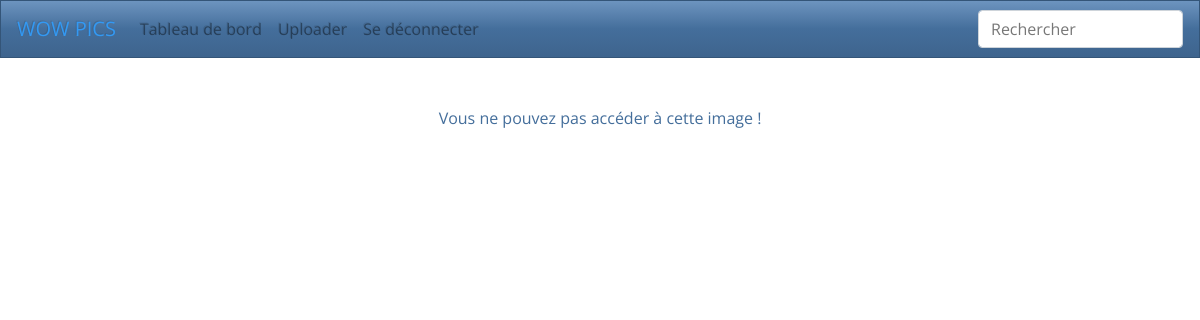
Before: /v1.00/index.php?action=PagePicture&Picture=42 (signed in) with the older database file.
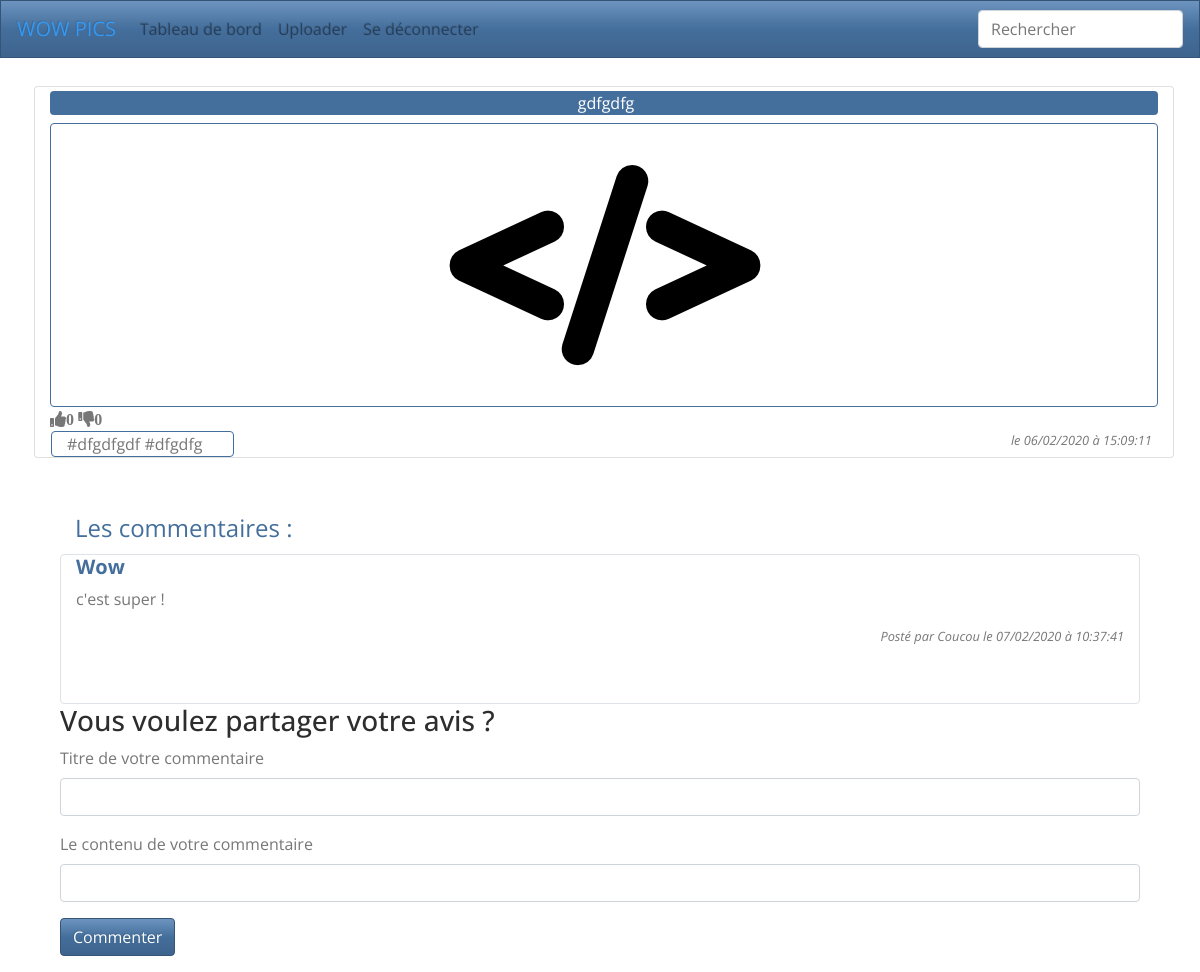
After: the same page with the newer database file.
### tables this page shows
CREATE TABLE `picture` (
  `idPicture` int(11) NOT NULL,
  `fileName` varchar(255) NOT NULL,
  `status` varchar(30) NOT NULL DEFAULT 'private',
  `link` varchar(255) NOT NULL,
  `tags` text NOT NULL,
  `dateUpload` datetime NOT NULL DEFAULT CURRENT_TIMESTAMP,
  `idUser` int(11) NOT NULL,
  `urlAnonymous` text
);

CREATE TABLE `comment` (
  `idComment` int(11) NOT NULL,
  `title` varchar(255) NOT NULL,
  `content` text NOT NULL,
  `dateComment` datetime NOT NULL DEFAULT CURRENT_TIMESTAMP,
  `idUser` int(11) NOT NULL,
  `idPicture` int(11) NOT NULL
);

### v1.00/AutoLoader.php (called while the page is built, shortened)
<?php
 class AutoLoader
 {
    static function autoLoad($className)
    {
        $directories = array("controller", "model", "view", "model/Entity", "model/EntityManager", "Helpers");
        foreach($directories as $directory)
        {
            $file = $directory .'\\' . $className . '.php';
        }
    }
 }

### v1.00/Model/Modele.php (called while the page is built, shortened)
<?php
Abstract class Modele
{
  protected function executeReq($req, $params = null)
  {
   $bdd = Database::getInstance() -> getConnection();
    if($params == null)
    {
      $res = $bdd->query($req);
    }
    else
    {
      $res = $bdd->prepare($req);
      $res->execute($params);
    }
    return $res;
  }
  function hydrate(array $donnees){
    foreach ($donnees as $key => $value ){
        $method = 'set'.ucfirst($key);
    }
  }
}

### v1.00/Model/EntityManager/PictureManager.php (called while the page is built, shortened)
<?php
class PictureManager extends Modele
{
    public function getPublicPicture($idPicture)
    {
        $req = "SELECT * from picture WHERE status='public' AND idPicture=?";
        $res = $this->executeReq($req,array($idPicture));
        $res = $res->fetch(PDO::FETCH_ASSOC);
        if($res !== false)
        {
            $picture = new Picture();
            $picture->hydrate($res);
            return $picture;
        }
        else {
            return false;
        }
    }
}

### v1.00/Model/Entity/Picture.php (called while the page is built, shortened)
<?php
class Picture extends Modele {
    private $idPicture;
    private $filename;
    private $link;
    private $tags;
    private $dateUpload;
    public function getIdPicture()
    {
        return $this->idPicture;
    }
    public function setIdPicture($idPicture)
    {
        $this->idPicture = $idPicture;
        return $this;
    }
    public function getFilename()
    {
        return $this->filename;
    }
    public function setFilename($filename)
    {
        $this->filename = $filename;
        return $this;
    }
    public function setStatus($status)
    {
        return $this;
    }
    public function getLink()
    {
        return $this->link;
    }
    public function setLink($link)
    {
        $this->link = $link;
        return $this;
    }
    public function getTags()
    {
        return $this->tags;
    }
    public function setTags($tags)
    {
        $this->tags = $tags;
        return $this;
    }
    public function getDateUpload()
    {
        return $this->dateUpload;
    }
    public function setDateUpload($dateUpload)
    {
        $this->dateUpload = $dateUpload;
        return $this;
    }
    public function setIdUser($idUser)
    {
            return $this;
    }
     public function setUrlAnonymous($urlAnonymous)
     {
             return $this;
     }
}

### v1.00/Model/EntityManager/CommentManager.php (called while the page is built, shortened)
<?php
class CommentManager extends Modele
{
    public function getCommentsByPicture($idPicture) {
        $req = "SELECT * FROM comment WHERE idPicture = ? ";
        $res = $this->executeReq($req,array($idPicture));
        $comments = [];
        while($donnes =$res->fetch(PDO::FETCH_ASSOC))
        {
            $comment = new Comment();
            $comment->hydrate($donnes);
            $comments[] = $comment;
        }
        return $comments;
    }
}

### v1.00/Model/Entity/Comment.php (called while the page is built, shortened)
<?php
class Comment extends Modele {
private $title;
private $content;
private $dateComment;
public function setIdComment($idComment)
{
return $this;
}
public function getTitle()
{
return $this->title;
}
public function setTitle($title)
{
$this->title = $title;
return $this;
}
public function getContent()
{
return $this->content;
}
public function setContent($content)
{
$this->content = $content;
return $this;
}
public function getDateComment()
{
return $this->dateComment;
}
public function setDateComment($dateComment)
{
$this->dateComment = $dateComment;
return $this;
}
public function setIdPicture($idPicture)
{
return $this;
}
public function setIdUser($idUser)
{
return $this;
}
}

### v1.00/View/Picture.html.php (the view, shortened to what the changed rows need)
<head>
  <link rel="stylesheet" href="Css/bootstrap.min.css">
  <link rel="stylesheet" href="Css/style.css">
</head>
<main class="container mt-4">
    <div class="row">
        <div class="col-12 card m-1 pt-1">
            <div class="d-flex align-items-center text-white bg-primary rounded pl-1 ">
                <p class="mx-auto my-auto"><?php echo $picture->getFilename(); ?></p>
            </div>
            <div>
                <div class="border border-primary rounded mt-2 pl-1 text-center">
                    <img class="img-fluid" src="<?php echo $picture->getLink(); ?>" alt="picture"/>
                </div>
                <div>
                    <i class="fas fa-thumbs-up" id="like<?php echo $picture->getIdPicture(); ?>"><span id="spanlike<?php echo $picture->getIdPicture() ?>"><?php echo $VoteLike;?></i>
                    <i class="fas fa-thumbs-down" id="dislike<?php echo $picture->getIdPicture(); ?>"><span id="spandislike<?php echo $picture->getIdPicture() ?>"><?php echo $VoteDislike;?></i>
                </div>
            </div>
            <div class="row">
                <div>
                    <p class="border border-primary rounded mt-2 ml-3 my-auto col-12"><?php $tags = $picture->getTags();
                                $tags = explode(",",$tags);
                                for($i = 0 ; $i <count($tags); $i++)
                                {
                                    echo '#'. $tags[$i] . " ";
                                }
                        ?>
                    </p>
                </div>
                <div class="font-italic text-right small col-10">
                    <?php  $datetime = DateTime::createFromFormat("Y-m-d H:i:s", $picture->getDateUpload());
                            echo "le " . $datetime->format("d/m/Y à H:i:s"); ?>
                </div>
            </div>
        </div>
    </div>
    <div class="container pt-5">
            <?php if($CommentCount > 0)
            {?>
               <legend  class="col-md-6 text-primary">Les commentaires : </legend>
               <div class="groupe-commentaire form group border rounded">
            <?php
                forEach($comments as $comment)
                { ?>
                    <div class ="col-12 overflow-x:scroll">
                        <h5 class="font-weight-bold text text-primary"> <?php echo $comment['comment']->getTitle(); ?> </h5>
                        <p > <?php echo $comment['comment']->getContent(); ?></p>
                        <p class="font-italic text-right small"> Posté par <?php echo $comment['userComment']; ?> le
                        <?php  $datetime = DateTime::createFromFormat("Y-m-d H:i:s", $comment['comment']->getDateComment());
                                echo $datetime->format("d/m/Y à H:i:s"); ?></p>
                    </div>
            <?php }
            }
                else
                    {echo "<p> Pas encore de commentaires ! </p>";} ?>
    </div>
    <form method="POST" action="index.php?action=Commenter">
        <h3>Vous voulez partager votre avis ? </h3>
        <div class="form-group">
            <label for="title">Titre de votre commentaire</label>
            <input type="text" name="title" class="form-control" id="title">
        </div>
        <div class="form-group">
            <label for="CommentContnent">Le contenu de votre commentaire</label>
            <input type="text" class="form-control" name="content" id="CommentContnent">
        </div>
        <button type="submit" class="btn btn-primary">Commenter</button>
        </form>
</main>
</body>

### v1.00/View/Error.html.php
<div class="container mt-5 text-center text-primary">
    <?php echo $messageErreur; ?>
</div>

Changed rows visible on the page:
now on this page (row edited): picture: fileName "gdfgdfg", link (picture), tags "dfgdfgdf", tags "dfgdfg", dateUpload "06/02/2020 à 15:09:11"
added comment: title "Wow", content "c'est super !", userComment "Coucou", dateComment "07/02/2020 à 10:37:41"
Other visible differences:
$VoteLike: (not shown) → "0"
$VoteDislike: (not shown) → "0"
$messageErreur: "Vous ne pouvez pas accéder à cette image !" → (not shown)
text now shown: "le Les commentaires : Vous voulez partager votre avis ? Titre de votre commentaire Le contenu de votre commentaire Commenter"
